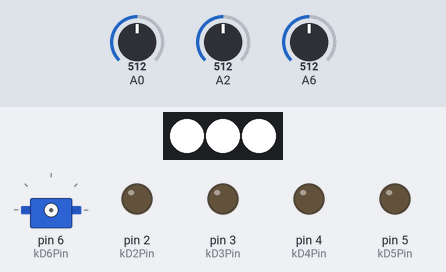
Simulated run of this sketch. Board: Arduino Nano, built with avr-gcc and run on an emulated ATmega328P. On the bench: 3 RGB LEDs in strip order, left to right, servo, output pins drawn as LEDs (lit = HIGH). The test bench sets the inputs (shaded band); at power-on: A0 = 512, A2 = 512, A6 = 512. What the sketch prints to the serial monitor is not drawn.

Above: at 0.1 s.
At 0.6 s:
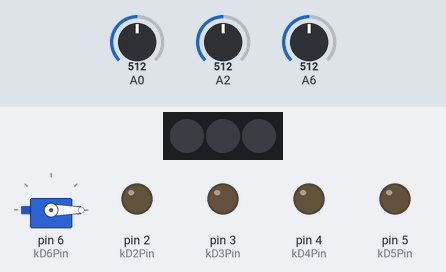
Timing chart, 0 to 2.1 s (numbered marks = the images above):
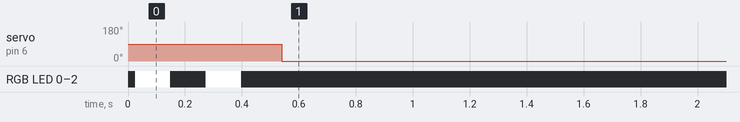

Measured:
- by itself, servo on pin 6 (kD6Pin): 90° → 0° at 0.54 s

The sketch:

talkToMax-nano-iot-lotus-chainableled.ino
```cpp
#include <CmdMessenger.h>  // CmdMessenger
#include <ChainableLED.h>
#include <Servo.h>

// Uncomment the line below if you want debug information printed
// #define DEBUG 1

// This is the list of recognized commands.
// In order to receive, attach a callback function to these events
enum
{
  kCommandList     , // Command to request list of available commands
  kSensorInterval  , // Command to change the default sensor sampling interval
  kD2              , // Command to control actuator connected to D2
  kD3              , // Command to control actuator connected to D3
  kD4              , // Command to control actuator connected to D4
  kD5              , // Command to control actuator connected to D5
  kD6              , // Command to control actuator connected to D6
  kRGBLED1         , // Command to control Chainable LED connected to pin D7/D8
  kRGBLED2         , // Command to control Chainable LED connected to pin D7/D8
  kRGBLED3         , // Command to control Chainable LED connected to pin D7/D8
};

// Attach a new CmdMessenger object to the default Serial port
CmdMessenger cmdMessenger = CmdMessenger(Serial, ' ', '\n', '/');

// Variable to control the Chainable LEDs attached to D8 & D9 (here 3 LEDs)
const byte kNumLeds = 3;
ChainableLED leds(7, 8, kNumLeds);

// Constants to index the LED arrays to set/obtain the intended color value
const byte kRed = 0;
const byte kGreen = 1;
const byte kBlue = 2;

// Create new servo object to control a servo motor
Servo servo;

// Memory for mainting the current actuator and sensors variables
byte D2_value = 0;
byte D3_value = 0;
byte D4_value = 0;
byte D5_value = 0;
byte D6_value = 0;
byte LED1_color[3] = {0, 0, 0};
byte LED2_color[3] = {0, 0, 0};
byte LED3_color[3] = {0, 0, 0};
int A0_value = 0;
int A2_value = 0;
int A6_value = 0;

const byte kD2Pin = 2;
const byte kD3Pin = 3;
const byte kD4Pin = 4;
const byte kD5Pin = 5;
const byte kD6Pin = 6;

unsigned long lastSensorValuesWrittenMark = 0;   // Remember the last time data was send
unsigned long sensorSampleInterval = 40;  // Send sensor date every N milliseconds

// Setup function
void setup()
{
  // Listen on serial connection for messages from the PC
  Serial.begin(115200);

  // Adds newline to every command
  cmdMessenger.printLfCr();

  // Attach my application's user-defined callback methods
  attachCommandCallbacks();

  // Prepare the LEDs for operation
//  leds.init();
  DoLightShow();

  pinMode(kD2Pin, OUTPUT);
  pinMode(kD3Pin, OUTPUT);
  pinMode(kD4Pin, OUTPUT);
  pinMode(kD5Pin, OUTPUT);

  //Attach servo to pin D6
  servo.attach(kD6Pin);

  // Show command list
  ShowCommands();
}

// Loop function
void loop()
{
  // Read sensors values
  ObtainSensorValues();

  // Read serial data for actuators
  cmdMessenger.feedinSerialData();

  // Map sensor data to actuator
  MapSensorToActuator();

  // Write serial data for sensors
  SerialWriteSensorValues();

  // Set actuator values to ports
  SetActuators();
}

// Read the current input state of port A0-A3
void ObtainSensorValues()
{
  A0_value = analogRead(A0);
  A2_value = analogRead(A2);
  A6_value = analogRead(A6);
}

// Implement automatic behaviour on the Arduino level
void MapSensorToActuator()
{

}

void SerialWriteSensorValues()
{
  // Let's send max 25 times per second
  unsigned long timeNow = millis();
  if (timeNow > (lastSensorValuesWrittenMark + sensorSampleInterval))
  {
    // Send all values on one line separated by spaces to Max

    Serial.print("s ");
    Serial.print(A0_value);
    Serial.print(" ");
    Serial.print(A2_value);
    Serial.print(" ");
    Serial.print(A6_value);
    Serial.print("\n");
    lastSensorValuesWrittenMark = timeNow;
  }
}

void SetActuators()
{
  digitalWrite(kD2Pin, D2_value);
  analogWrite(kD3Pin, D3_value);
  digitalWrite(kD4Pin, D4_value);
  analogWrite(kD5Pin, D5_value);

  servo.write(D6_value);

  leds.setColorRGB(0, LED1_color[kRed], LED1_color[kGreen], LED1_color[kBlue]);
  leds.setColorRGB(1, LED2_color[kRed], LED2_color[kGreen], LED2_color[kBlue]);
  leds.setColorRGB(2, LED3_color[kRed], LED3_color[kGreen], LED3_color[kBlue]);
}

// Callbacks define on which received commands we take action
void attachCommandCallbacks()
{
  // Attach callback methods
  cmdMessenger.attach(OnUnknownCommand);
  cmdMessenger.attach(kCommandList, OnCommandList);
  cmdMessenger.attach(kSensorInterval, OnSetSamplingInterval);
  cmdMessenger.attach(kD2, OnSetActuator);
  cmdMessenger.attach(kD3, OnSetActuator);
  cmdMessenger.attach(kD4, OnSetActuator);
  cmdMessenger.attach(kD5, OnSetActuator);
  cmdMessenger.attach(kD6, OnSetActuator);
  cmdMessenger.attach(kRGBLED1, OnSetRGBLED);
  cmdMessenger.attach(kRGBLED2, OnSetRGBLED);
  cmdMessenger.attach(kRGBLED3, OnSetRGBLED);
}

// Called when a received command has no attached function
void OnUnknownCommand()
{
  Serial.println(F("This command is unknown!"));
  ShowCommands();
}

// Callback function that shows a list of commands
void OnCommandList()
{
  ShowCommands();
}

// Show available commands
void ShowCommands()
{
  Serial.println(F("Available commands"));
  Serial.println(F(" 0;        - This command list"));
  Serial.println(F(" 1  <value> - sensor sampling interval (in milliseconds)"));
  Serial.println(F(" 2  <value> - Set D2 state 0 = LOW, 1 = HIGH"));
  Serial.println(F(" 3  <value> - Set D3 PWM value 0 - 255"));
  Serial.println(F(" 4  <value> - Set D4 state 0 = LOW, 1 = HIGH"));
  Serial.println(F(" 5  <value> - Set D5 PWM value 0 - 255"));
  Serial.println(F(" 6  <value> - Set D6 PWM value 0 - 255"));
  Serial.println(F(" 7  <red-value> <green-value> <blue-value> - Set LED1 color, values 0 - 255"));
  Serial.println(F(" 8  <red-value> <green-value> <blue-value> - Set LED2 color, values 0 - 255"));
  Serial.println(F(" 9 <red-value> <green-value> <blue-value> - Set LED3 color, values 0 - 255"));
}

// Change the default sensor sampling interval
void OnSetSamplingInterval()
{
  int value = cmdMessenger.readInt16Arg();

  if (value < 0) value = 0;
  sensorSampleInterval = value;
}

// One function handling all actuator-set commands
void OnSetActuator()
{
  int cmd = cmdMessenger.commandID();
  int value;

  // First obtain the value and constrain it properly
  switch (cmd) {
    case kD2:
    case kD4:
      value = cmdMessenger.readInt16Arg();
      if (value != 0) value = 1;
      break;
    case kD3:
    case kD5:
    case kD6:
      value = cmdMessenger.readInt16Arg();
      value = constrain(value, 0, 255);
      break;
  }
  // Now assign it to the right memory variable
  switch (cmd) {
    case kD2:
      D2_value = value;
#ifdef DEBUG
      Serial.print(F("D2_value: "));
      Serial.println(D2_value);
#endif
      break;
    case kD3:
      D3_value = value;
#ifdef DEBUG
      Serial.print(F("D3_value: "));
      Serial.println(D3_value);
#endif
      break;
    case kD4:
      D4_value = value;
#ifdef DEBUG
      Serial.print(F("D4_value: "));
      Serial.println(D4_value);
#endif
      break;
    case kD5:
#ifdef DEBUG
      Serial.print(F("D5_value: "));
      Serial.println(D5_value);
#endif
      D5_value = value;
      break;
    case kD6:
#ifdef DEBUG
      Serial.print(F("D6_value: "));
      Serial.println(D6_value);
#endif
      D6_value = value;
      break;
  }
}

// One function for all the set-LED commands
void OnSetRGBLED()
{
  int cmd = cmdMessenger.commandID();
  int red = cmdMessenger.readInt16Arg();
  int green = cmdMessenger.readInt16Arg();
  int blue = cmdMessenger.readInt16Arg();

  red = constrain(red, 0, 255);
  green = constrain(green, 0, 255);
  blue = constrain(blue, 0, 255);

  switch (cmd) {
    case kRGBLED1:
      LED1_color[kRed] = red;
      LED1_color[kGreen] = green;
      LED1_color[kBlue] = blue;
#ifdef DEBUG
      Serial.print(F("LED1_color: "));
      Serial.print(LED1_color[kRed]);
      Serial.print(" ");
      Serial.print(LED1_color[kGreen]);
      Serial.print(" ");
      Serial.println(LED1_color[kBlue]);
#endif
      break;
    case kRGBLED2:
      LED2_color[kRed] = red;
      LED2_color[kGreen] = green;
      LED2_color[kBlue] = blue;
#ifdef DEBUG
      Serial.print(F("LED2_color: "));
      Serial.print(LED2_color[kRed]);
      Serial.print(" ");
      Serial.print(LED2_color[kGreen]);
      Serial.print(" ");
      Serial.println(LED2_color[kBlue]);
#endif
      break;
    case kRGBLED3:
      LED3_color[kRed] = red;
      LED3_color[kGreen] = green;
      LED3_color[kBlue] = blue;
#ifdef DEBUG
      Serial.print(F("LED3_color: "));
      Serial.print(LED3_color[kRed]);
      Serial.print(" ");
      Serial.print(LED3_color[kGreen]);
      Serial.print(" ");
      Serial.println(LED3_color[kBlue]);
#endif
      break;
  }
}

// Show a light pattern to reflect successful initialization
void DoLightShow()
{
  for (byte i = 0; i < kNumLeds; i++)
    leds.setColorRGB(i, 255, 255, 255);
  delay(100);
  for (byte i = 0; i < kNumLeds; i++)
    leds.setColorRGB(i, 0, 0, 0);
  delay(100);
  for (byte i = 0; i < kNumLeds; i++)
    leds.setColorRGB(i, 255, 255, 255);
  delay(100);
  for (byte i = 0; i < kNumLeds; i++)
    leds.setColorRGB(i, 0, 0, 0);
  delay(100);
}
```
